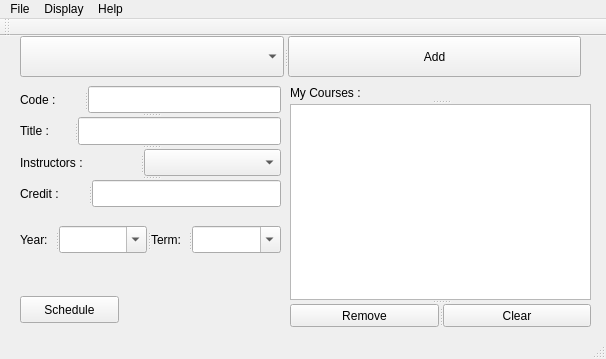
<?xml version="1.0" encoding="UTF-8"?>
<ui version="4.0">
 <class>MainWindow</class>
 <widget class="QMainWindow" name="MainWindow">
  <property name="geometry">
   <rect>
    <x>0</x>
    <y>0</y>
    <width>606</width>
    <height>359</height>
   </rect>
  </property>
  <property name="windowTitle">
   <string>MainWindow</string>
  </property>
  <widget class="QWidget" name="centralWidget">
   <widget class="QSplitter" name="splitter_5">
    <property name="geometry">
     <rect>
      <x>20</x>
      <y>50</y>
      <width>261</width>
      <height>121</height>
     </rect>
    </property>
    <property name="orientation">
     <enum>Qt::Vertical</enum>
    </property>
    <widget class="QSplitter" name="splitter">
     <property name="orientation">
      <enum>Qt::Horizontal</enum>
     </property>
     <widget class="QLabel" name="label">
      <property name="text">
       <string>Code :</string>
      </property>
     </widget>
     <widget class="QLineEdit" name="code"/>
    </widget>
    <widget class="QSplitter" name="splitter_2">
     <property name="orientation">
      <enum>Qt::Horizontal</enum>
     </property>
     <widget class="QLabel" name="label_2">
      <property name="text">
       <string>Title :</string>
      </property>
     </widget>
     <widget class="QLineEdit" name="title"/>
    </widget>
    <widget class="QSplitter" name="splitter_3">
     <property name="orientation">
      <enum>Qt::Horizontal</enum>
     </property>
     <widget class="QLabel" name="label_3">
      <property name="text">
       <string>Instructors :</string>
      </property>
     </widget>
     <widget class="QComboBox" name="instructors"/>
    </widget>
    <widget class="QSplitter" name="splitter_4">
     <property name="orientation">
      <enum>Qt::Horizontal</enum>
     </property>
     <widget class="QLabel" name="label_4">
      <property name="text">
       <string>Credit :</string>
      </property>
     </widget>
     <widget class="QLineEdit" name="credit"/>
    </widget>
   </widget>
   <widget class="QSplitter" name="splitter_6">
    <property name="geometry">
     <rect>
      <x>20</x>
      <y>0</y>
      <width>561</width>
      <height>41</height>
     </rect>
    </property>
    <property name="orientation">
     <enum>Qt::Horizontal</enum>
    </property>
    <widget class="QComboBox" name="pool"/>
    <widget class="QPushButton" name="addBtn">
     <property name="text">
      <string>Add</string>
     </property>
    </widget>
   </widget>
   <widget class="QSplitter" name="splitter_10">
    <property name="geometry">
     <rect>
      <x>290</x>
      <y>50</y>
      <width>301</width>
      <height>241</height>
     </rect>
    </property>
    <property name="orientation">
     <enum>Qt::Vertical</enum>
    </property>
    <widget class="QSplitter" name="splitter_8">
     <property name="orientation">
      <enum>Qt::Vertical</enum>
     </property>
     <widget class="QSplitter" name="splitter_7">
      <property name="orientation">
       <enum>Qt::Vertical</enum>
      </property>
      <widget class="QLabel" name="label_5">
       <property name="text">
        <string>My Courses : </string>
       </property>
      </widget>
      <widget class="QListWidget" name="myCourses"/>
     </widget>
    </widget>
    <widget class="QSplitter" name="splitter_9">
     <property name="orientation">
      <enum>Qt::Horizontal</enum>
     </property>
     <widget class="QPushButton" name="removeBtn">
      <property name="text">
       <string>Remove</string>
      </property>
     </widget>
     <widget class="QPushButton" name="clearBtn">
      <property name="text">
       <string>Clear</string>
      </property>
     </widget>
    </widget>
   </widget>
   <widget class="QPushButton" name="openSchedule">
    <property name="geometry">
     <rect>
      <x>20</x>
      <y>260</y>
      <width>99</width>
      <height>27</height>
     </rect>
    </property>
    <property name="toolTip">
     <string>Opens Schedule Window.</string>
    </property>
    <property name="text">
     <string>Schedule</string>
    </property>
   </widget>
   <widget class="QSplitter" name="splitter_11">
    <property name="geometry">
     <rect>
      <x>20</x>
      <y>190</y>
      <width>261</width>
      <height>27</height>
     </rect>
    </property>
    <property name="orientation">
     <enum>Qt::Horizontal</enum>
    </property>
    <widget class="QLabel" name="label_6">
     <property name="text">
      <string>Year:</string>
     </property>
    </widget>
    <widget class="QComboBox" name="comboBox">
     <property name="editable">
      <bool>true</bool>
     </property>
    </widget>
    <widget class="QLabel" name="label_7">
     <property name="text">
      <string>Term:</string>
     </property>
    </widget>
    <widget class="QComboBox" name="comboBox_2">
     <property name="editable">
      <bool>true</bool>
     </property>
    </widget>
   </widget>
  </widget>
  <widget class="QMenuBar" name="menuBar">
   <property name="geometry">
    <rect>
     <x>0</x>
     <y>0</y>
     <width>606</width>
     <height>25</height>
    </rect>
   </property>
   <widget class="QMenu" name="menuFile">
    <property name="title">
     <string>File</string>
    </property>
   </widget>
   <widget class="QMenu" name="menuHelp">
    <property name="title">
     <string>Help</string>
    </property>
   </widget>
   <widget class="QMenu" name="menuDisplay">
    <property name="title">
     <string>Display</string>
    </property>
    <addaction name="actionCode"/>
    <addaction name="actionTitle"/>
    <addaction name="actionInstructor"/>
   </widget>
   <addaction name="menuFile"/>
   <addaction name="menuDisplay"/>
   <addaction name="menuHelp"/>
  </widget>
  <widget class="QToolBar" name="mainToolBar">
   <attribute name="toolBarArea">
    <enum>TopToolBarArea</enum>
   </attribute>
   <attribute name="toolBarBreak">
    <bool>false</bool>
   </attribute>
  </widget>
  <widget class="QStatusBar" name="statusBar"/>
  <action name="actionCode">
   <property name="checkable">
    <bool>true</bool>
   </property>
   <property name="checked">
    <bool>true</bool>
   </property>
   <property name="text">
    <string>Code</string>
   </property>
  </action>
  <action name="actionTitle">
   <property name="checkable">
    <bool>true</bool>
   </property>
   <property name="checked">
    <bool>true</bool>
   </property>
   <property name="text">
    <string>Title</string>
   </property>
  </action>
  <action name="actionInstructor">
   <property name="checkable">
    <bool>true</bool>
   </property>
   <property name="checked">
    <bool>true</bool>
   </property>
   <property name="text">
    <string>Instructor</string>
   </property>
  </action>
 </widget>
 <layoutdefault spacing="6" margin="11"/>
 <resources/>
 <connections/>
</ui>
